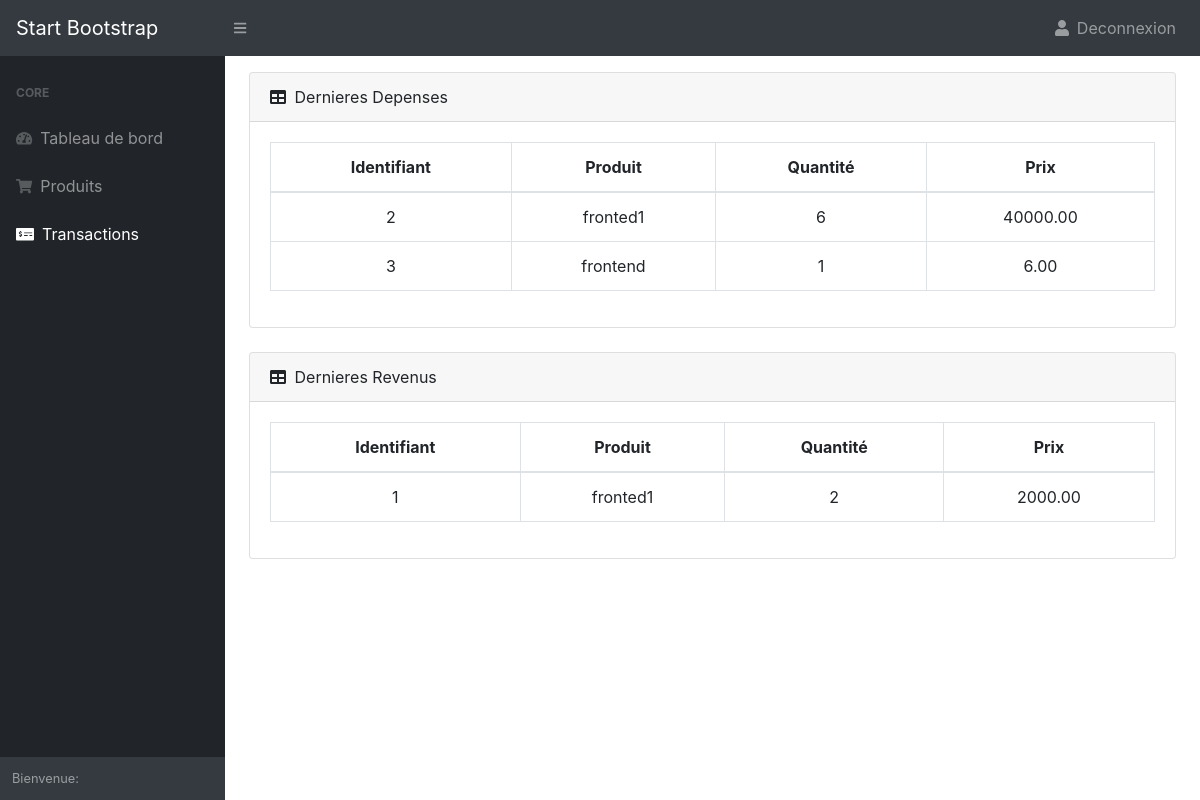
Page /transaction (signed in) on the committed database.
### transactions/models.py (models this page shows, shortened)
class Transaction(models.Model):
    SPENT= 0
    INCOME=1
    TRANSACTION_TYPE = [(SPENT ,"Dépense"),(INCOME, "Revenu")]
    transaction_type=models.PositiveIntegerField(choices=TRANSACTION_TYPE, default=SPENT)
    product=models.ForeignKey(Product, on_delete=models.SET_NULL, null= True)
    quantity=models.PositiveIntegerField(default=1)
    price=models.DecimalField(default=0, max_digits=13, decimal_places=2)

### product/models.py (models this page shows, shortened)
class Product(models.Model):
    name=models.CharField(max_length=60)
    image=models.ImageField(upload_to="product/")
    quantity=models.PositiveIntegerField(default=1)
    price=models.DecimalField(default=0, max_digits=13, decimal_places=2)
    created_at=models.DateTimeField(auto_now=True)
    owner= models.ForeignKey(User, on_delete=models.CASCADE)

### transactions/views.py (the view)
# urls.py: path("transaction", transaction_list, name="transaction_list"),
@login_required
def transaction_list(request):
    spent = Transaction.objects.filter(transaction_type = 0)
    income=Transaction.objects.filter(transaction_type = 1)
    return render(request, 'transaction/transaction-list.html', {"spent" : spent ,
     'income' : income })

### stock_management/templates/transaction/transaction-list.html
{% extends "base.html" %}
{% block content %}
<div class="card mb-4 mt-3">
    <div class="card-header">
        <i class="fas fa-table mr-1"></i>
        Dernieres Depenses
    </div>
    <div class="card-body">
        <div class="table-responsive">
            <table class="table table-bordered text-center" id="dataTable" width="100%" cellspacing="0">
                <thead>
                    <tr>
                        <th>Identifiant</th>
                        <th>Produit</th>
                        <th>Quantité</th>
                        <th>Prix</th>
                    </tr>
                </thead>
                <tbody>
                    {% for spent in spent %}
                    <tr>
                        <td>{{ spent.id }}</td>
                        <td>{{ spent.product.name }}</td>
                        <td>{{ spent.quantity }}</td>
                        <td>{{ spent.price }}</td>
                   </tr>
                        {% endfor %}
                </tbody>
            </table>
        </div>
    </div>
</div>
<div class="card mb-4">
    <div class="card-header">
        <i class="fas fa-table mr-1"></i>
        Dernieres Revenus
    </div>
    <div class="card-body">
        <div class="table-responsive">
            <table class="table table-bordered text-center" id="dataTable" width="100%" cellspacing="0">
                <thead>
                <tr>
                    <th>Identifiant</th>
                    <th>Produit</th>
                    <th>Quantité</th>
                    <th>Prix</th>
                </tr>
            </thead>
            <tbody>
                {% for spent in income %}
                <tr>
                    <td>{{ spent.id }}</td>
                    <td>{{ spent.product.name }}</td>
                    <td>{{ spent.quantity }}</td>
                    <td>{{ spent.price }}</td>
               </tr>
                    {% endfor %}
                </tbody>
            </table>
        </div>
    </div>
</div>
{% endblock content %}

### rows in the picture
Transaction: id "2", product.name "fronted1", quantity "6", price "40000.00"
Transaction: id "3", product.name "frontend", quantity "1", price "6.00"
Transaction: id "1", product.name "fronted1", quantity "2", price "2000.00"
